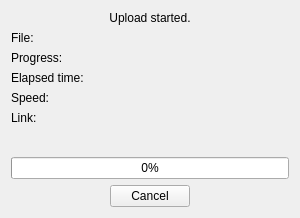
<?xml version="1.0" encoding="UTF-8"?>
<ui version="4.0">
 <class>uploadDialogClass</class>
 <widget class="QWidget" name="uploadDialogClass">
  <property name="geometry">
   <rect>
    <x>0</x>
    <y>0</y>
    <width>300</width>
    <height>218</height>
   </rect>
  </property>
  <property name="sizePolicy">
   <sizepolicy hsizetype="Expanding" vsizetype="Expanding">
    <horstretch>0</horstretch>
    <verstretch>0</verstretch>
   </sizepolicy>
  </property>
  <property name="minimumSize">
   <size>
    <width>300</width>
    <height>218</height>
   </size>
  </property>
  <property name="maximumSize">
   <size>
    <width>300</width>
    <height>218</height>
   </size>
  </property>
  <property name="windowTitle">
   <string>Uploading...</string>
  </property>
  <property name="windowIcon">
   <iconset resource="yandexnarod.qrc">
    <normaloff>:/icons/yandexnarodplugin.png</normaloff>:/icons/yandexnarodplugin.png</iconset>
  </property>
  <layout class="QVBoxLayout" name="verticalLayout">
   <item>
    <widget class="QLabel" name="labelStatus">
     <property name="text">
      <string>Upload started.</string>
     </property>
     <property name="alignment">
      <set>Qt::AlignCenter</set>
     </property>
    </widget>
   </item>
   <item>
    <widget class="QLabel" name="labelFile">
     <property name="text">
      <string>File: </string>
     </property>
     <property name="textFormat">
      <enum>Qt::PlainText</enum>
     </property>
    </widget>
   </item>
   <item>
    <widget class="QLabel" name="labelProgress">
     <property name="text">
      <string>Progress:</string>
     </property>
    </widget>
   </item>
   <item>
    <widget class="QLabel" name="labelETime">
     <property name="text">
      <string>Elapsed time:</string>
     </property>
    </widget>
   </item>
   <item>
    <widget class="QLabel" name="labelSpeed">
     <property name="text">
      <string>Speed:</string>
     </property>
    </widget>
   </item>
   <item>
    <widget class="QLabel" name="labelLink">
     <property name="sizePolicy">
      <sizepolicy hsizetype="MinimumExpanding" vsizetype="Preferred">
       <horstretch>0</horstretch>
       <verstretch>0</verstretch>
      </sizepolicy>
     </property>
     <property name="text">
      <string>Link: </string>
     </property>
     <property name="openExternalLinks">
      <bool>true</bool>
     </property>
    </widget>
   </item>
   <item>
    <spacer name="verticalSpacer">
     <property name="orientation">
      <enum>Qt::Vertical</enum>
     </property>
     <property name="sizeHint" stdset="0">
      <size>
       <width>0</width>
       <height>0</height>
      </size>
     </property>
    </spacer>
   </item>
   <item>
    <widget class="QProgressBar" name="progressBar">
     <property name="sizePolicy">
      <sizepolicy hsizetype="Expanding" vsizetype="Preferred">
       <horstretch>0</horstretch>
       <verstretch>0</verstretch>
      </sizepolicy>
     </property>
     <property name="value">
      <number>0</number>
     </property>
    </widget>
   </item>
   <item>
    <layout class="QHBoxLayout" name="_3">
     <item>
      <spacer name="horizontalSpacer">
       <property name="orientation">
        <enum>Qt::Horizontal</enum>
       </property>
       <property name="sizeHint" stdset="0">
        <size>
         <width>40</width>
         <height>20</height>
        </size>
       </property>
      </spacer>
     </item>
     <item>
      <widget class="QPushButton" name="btnUploadCancel">
       <property name="sizePolicy">
        <sizepolicy hsizetype="Preferred" vsizetype="Preferred">
         <horstretch>0</horstretch>
         <verstretch>0</verstretch>
        </sizepolicy>
       </property>
       <property name="text">
        <string>Cancel</string>
       </property>
      </widget>
     </item>
     <item>
      <spacer name="horizontalSpacer_2">
       <property name="orientation">
        <enum>Qt::Horizontal</enum>
       </property>
       <property name="sizeHint" stdset="0">
        <size>
         <width>40</width>
         <height>20</height>
        </size>
       </property>
      </spacer>
     </item>
    </layout>
   </item>
  </layout>
 </widget>
 <resources>
  <include location="yandexnarod.qrc"/>
 </resources>
 <connections/>
</ui>
